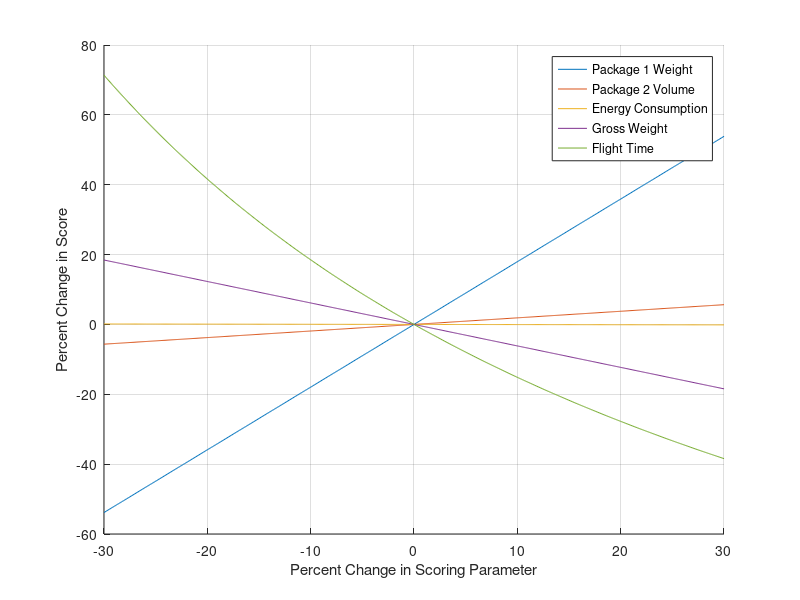

Reproduce this figure in MATLAB.
clear all; close all; clc;

%% Parameter Definitions (Scoring Function)

rWp = 2.25*10^(-1); %Revenue per unit payload weight
rVp = 3.00*10^2; %Revenue per unit payload volume
c_e = 8.33*10^(-8); %Cost per unit energy
c_c = 5.00*10^(-1); %Cost (COC) per flight
cWg = 6.74*10^1; %Cost per unit gross weight
c_f = 5.56*10^(-5); %Cost (FOC) per unit flight-time
t_l = 3.60*10^6; %Total flight time in aircraft life

%% Scoring Parameter Initialization
Wp = 12.7052; %Package 1 weight
Vp = 0.001; %Package 2 volume [m^3]
Ef = 8.5160e+04; %Energy consumption
Wg = 36.3006; %Gross weight [N]
Tf = 1.4405e+03; %Flight time [s]

%% Sensitivity Initialization
vary = -0.3:0.001:0.3;
J_base = ((rWp*Wp + rVp*Vp - c_e*Ef - c_c)/(Tf))-((cWg*Wg)/(t_l))-c_f;

%% Package 1 weight

for i = 1:length(vary)
    Wp_dummy = Wp + vary(i)*Wp; %percent change in Wp
    Sens_Wp(i) = ((rWp*Wp_dummy + rVp*Vp - c_e*Ef - c_c)/(Tf))-((cWg*Wg)/(t_l))-c_f;
    Sens_Wp_norm(i) = Sens_Wp(i)/J_base - 1;
end

%% Package 2 volume
for i = 1:length(vary)
    Vp_dummy = Vp + vary(i)*Vp; %percent change in Wp
    Sens_Vp(i) = ((rWp*Wp + rVp*Vp_dummy - c_e*Ef - c_c)/(Tf))-((cWg*Wg)/(t_l))-c_f;
    Sens_Vp_norm(i) = Sens_Vp(i)/J_base - 1;
end

%% Energy Consumption
for i = 1:length(vary)
    Ef_dummy = Ef + vary(i)*Ef; %percent change in Wp
    Sens_Ef(i) = ((rWp*Wp + rVp*Vp - c_e*Ef_dummy - c_c)/(Tf))-((cWg*Wg)/(t_l))-c_f;
    Sens_Ef_norm(i) = Sens_Ef(i)/J_base - 1;
end

%% Gross Weight
for i = 1:length(vary)
    Wg_dummy = Wg + vary(i)*Wg; %percent change in Wp
    Sens_Wg(i) = ((rWp*Wp + rVp*Vp - c_e*Ef - c_c)/(Tf))-((cWg*Wg_dummy)/(t_l))-c_f;
    Sens_Wg_norm(i) = Sens_Wg(i)/J_base - 1;
end

%% Flight Time
for i = 1:length(vary)
    Tf_dummy = Tf + vary(i)*Tf; %percent change in Wp
    Sens_Tf(i) = ((rWp*Wp + rVp*Vp - c_e*Ef - c_c)/(Tf_dummy))-((cWg*Wg)/(t_l))-c_f;
    Sens_Tf_norm(i) = Sens_Tf(i)/J_base - 1;
end

%% Plotting
figure()
hold on
plot(100*vary,100*Sens_Wp_norm)
plot(100*vary,100*Sens_Vp_norm)
plot(100*vary,100*Sens_Ef_norm)
plot(100*vary,100*Sens_Wg_norm)
plot(100*vary,100*Sens_Tf_norm)
legend('Package 1 Weight','Package 2 Volume','Energy Consumption','Gross Weight','Flight Time','Location','best')
xlabel('Percent Change in Scoring Parameter')
ylabel('Percent Change in Score')
grid on

